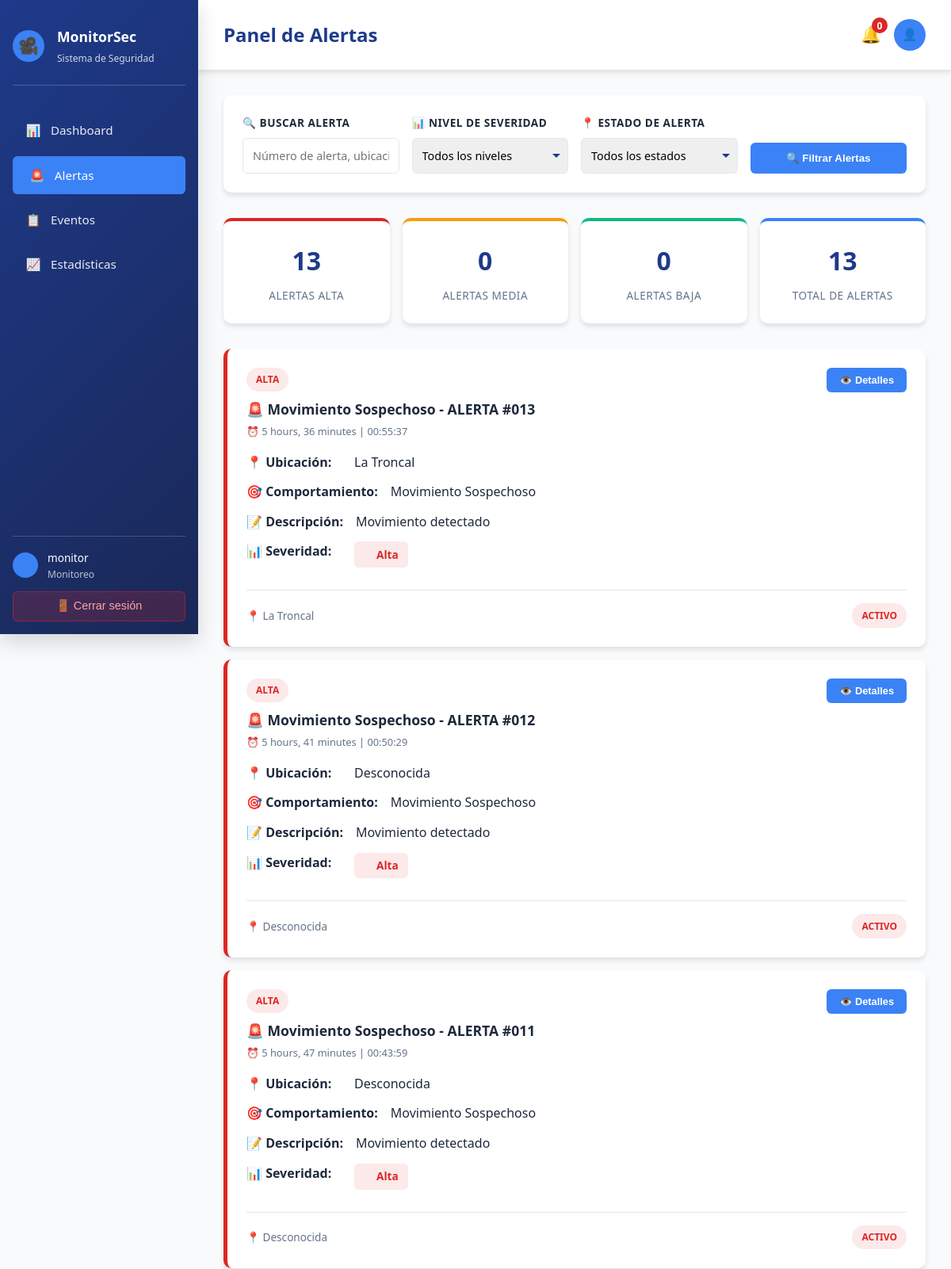
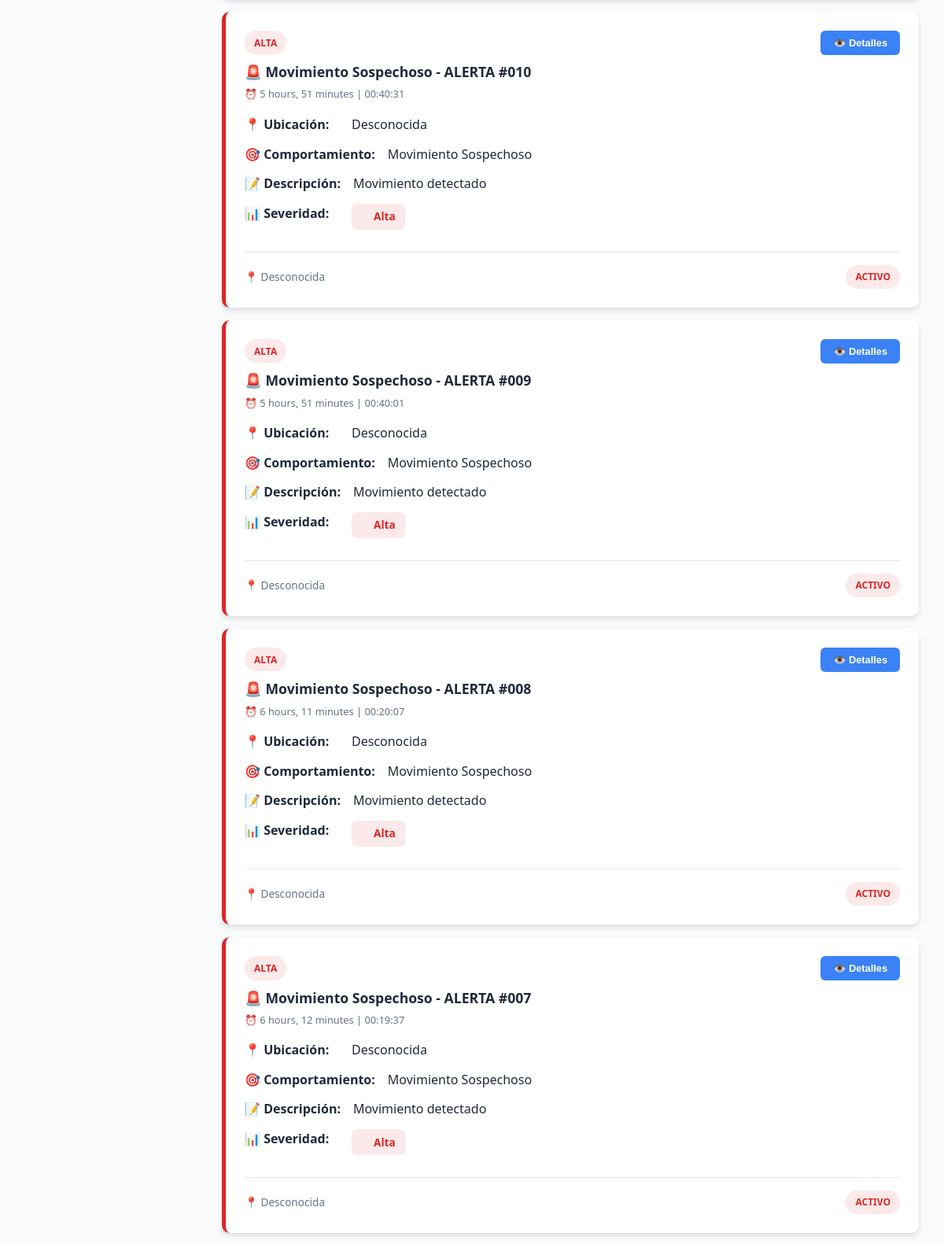
The page /alertas/ (signed in, upper part) on the database its author committed (2 pictures, top to bottom).
### monitoreo/models.py (models this page shows, shortened)
class Alertas(models.Model):
    ACTIVIDAD_ESTADO = [
        ("Pendiente", "Pendiente"),
        ("Activo", "Activo"),
    ]
    ACTIVIDAD_SEVERIDAD = [
        ("Alta", "Alta"),
        ("Media", "Media"),
        ("Baja", "Baja"),
    ]
    ubicacion = models.ForeignKey(Ubicacion, on_delete=models.CASCADE)
    comportamiento = models.CharField(max_length=50)
    severidad = models.CharField(
        max_length=10,
        choices=ACTIVIDAD_SEVERIDAD
    )
    hora = models.DateTimeField(auto_now_add=True)
    descripcion = models.TextField(blank=True)
    estado = models.CharField(
        max_length=10,
        choices=ACTIVIDAD_ESTADO,
        default="Pendiente"
    )

class Ubicacion(models.Model):
     latitud = models.FloatField()
     longitud = models.FloatField()
     fecha = models.DateTimeField(auto_now_add=True)
     ciudad = models.CharField(max_length=100, blank=True, null=True)

### monitoreo/views.py (the view)
# urls.py: path('alertas/', views.alertas, name='alertas'),
@login_required(login_url='monitoreo:login')
def alertas(request):
    alertas_queryset = Alertas.objects.all().order_by("-hora")
    severidad_filter = request.GET.get('severidad', '')
    estado_filter = request.GET.get('estado', '')
    if severidad_filter:
        alertas_queryset = alertas_queryset.filter(severidad=severidad_filter)
    if estado_filter:
        alertas_queryset = alertas_queryset.filter(estado=estado_filter)
    estadisticas = {
        'total': alertas_queryset.count(),
        'alta': alertas_queryset.filter(severidad='Alta').count(),
        'media': alertas_queryset.filter(severidad='Media').count(),
        'baja': alertas_queryset.filter(severidad='Baja').count(),
        'pendientes': alertas_queryset.filter(estado='Pendiente').count(),
        'activas': alertas_queryset.filter(estado='Activo').count(),
    }
    context = {
        'alerta': alertas_queryset,
        'estadisticas': estadisticas,
        'severidad_filter': severidad_filter,
        'estado_filter': estado_filter,
    }
    return render(request, 'monitoreo/alertas.html', context)

### monitoreo/templates/monitoreo/alertas.html (shortened to what this page needs)
{% extends "monitoreo/base.html" %}
{% block page_title %}Panel de Alertas{% endblock %}
{% block content %}
<div class="animate-fade">
    <form method="GET" action="{% url 'monitoreo:alertas' %}">
        <div class="alerts-toolbar">
            <div class="filter-group">
                <label class="filter-label">🔍 Buscar Alerta</label>
                <input
                    type="text"
                    class="form-input"
                    name="buscar"
                    placeholder="Número de alerta, ubicación..."
                    id="searchInput"
                    value="{{ request.GET.buscar }}"
                >
            </div>
            <div class="filter-group">
                <label class="filter-label">📊 Nivel de Severidad</label>
                <select class="form-select" id="severityFilter" name="severidad">
                    <option value="">Todos los niveles</option>
                </select>
            </div>
            <div class="filter-group">
                <label class="filter-label">📍 Estado de Alerta</label>
                <select class="form-select" id="statusFilter" name="estado">
                    <option value="">Todos los estados</option>
                </select>
            </div>
            <button type="submit" class="search-btn">
                🔍 Filtrar Alertas
            </button>
        </div>
    </form>
    <div class="alerts-summary">
        <div class="summary-card danger">
            <div class="summary-value">{{ estadisticas.alta|default:0 }}</div>
            <div class="summary-label">Alertas Alta</div>
        </div>
        <div class="summary-card warning">
            <div class="summary-value">{{ estadisticas.media|default:0 }}</div>
            <div class="summary-label">Alertas Media</div>
        </div>
        <div class="summary-card success">
            <div class="summary-value">{{ estadisticas.baja|default:0 }}</div>
            <div class="summary-label">Alertas Baja</div>
        </div>
        <div class="summary-card">
            <div class="summary-value">{{ estadisticas.total|default:0 }}</div>
            <div class="summary-label">Total de Alertas</div>
        </div>
    </div>
    <div class="alerts-container">
        <div class="alerts-list" id="alertsList">
            {% if alerta %}
                {% for alert in alerta %}
                <div class="alert-card" data-severidad="{{ alert.severidad }}" data-estado="{{ alert.estado }}">
                    <div class="alert-header">
                        <div class="alert-title-section">
                            <span class="alert-badge" data-severidad="{{ alert.severidad }}">{{ alert.severidad }}</span>
                            <div class="alert-title">
                                {% if alert.severidad == "Alta" %}🚨{% elif alert.severidad == "Media" %}⚠️{% else %}ℹ️{% endif %}
                                {{ alert.comportamiento }} - ALERTA #{{ alert.id|stringformat:"03d" }}
                            </div>
                            <div class="alert-time">⏰ {{ alert.hora|timesince }} | {{ alert.hora|date:"H:i:s" }}</div>
                        </div>
                        <div class="alert-actions">
                            <button class="action-btn primary" onclick="viewAlertDetails({{ alert.id }})">👁️ Detalles</button>
                        </div>
                    </div>
                    <div class="alert-content">
                        <div class="alert-detail">
                            <div class="alert-detail-label">📍 Ubicación:</div>
                            <div class="alert-detail-value">
                                {{ alert.ubicacion.ciudad }}
                            </div>
                        </div>
                        <div class="alert-detail">
                            <div class="alert-detail-label">🎯 Comportamiento:</div>
                            <div class="alert-detail-value">{{ alert.comportamiento }}</div>
                        </div>
                        {% if alert.descripcion %}
                        <div class="alert-detail">
                            <div class="alert-detail-label">📝 Descripción:</div>
                            <div class="alert-detail-value">{{ alert.descripcion }}</div>
                        </div>
                        {% endif %}
                        <div class="alert-detail">
                            <div class="alert-detail-label">📊 Severidad:</div>
                            <div class="alert-detail-value">
                                <span class="severity-indicator" data-severidad="{{ alert.severidad }}">
                                    <span class="severity-dot"></span>
                                    {{ alert.severidad }}
                                </span>
                            </div>
                        </div>
                    </div>
                    <div class="alert-footer">
                        <div class="alert-location">
                            📍 {{ alert.ubicacion.ciudad }}
                        </div>
                        <div class="alert-actions-footer">
                            <span class="status-badge" data-estado="{{ alert.estado }}">{{ alert.estado }}</span>
                        </div>
                    </div>
                </div>
                {% endfor %}
            {% else %}
                <div class="empty-state">
                    <div class="empty-icon">🎉</div>
                    <h2 class="empty-title">¡No hay alertas!</h2>
                    <p class="empty-description">No se encontraron alertas con los filtros seleccionados.</p>
                </div>
            {% endif %}
        </div>
    </div>
</div>
{% endblock %}

### monitoreo/templates/monitoreo/base.html (shortened to what this page needs)
<!DOCTYPE html>
<html lang="es">
<head>
</head>
<body>
    <div class="container">
        <aside class="sidebar">
            <div class="sidebar-header">
                <div class="sidebar-logo">🎥</div>
                <div>
                    <div class="sidebar-title">MonitorSec</div>
                    <div class="sidebar-subtitle">Sistema de Seguridad</div>
                </div>
            </div>
            <nav>
                <ul class="nav-menu">
                    <li class="nav-item">
                        <a href="{% url 'monitoreo:dashboard' %}" class="nav-link {% if 'dashboard' in request.resolver_match.url_name %}active{% endif %}">
                            <span class="nav-icon">📊</span>
                            <span>Dashboard</span>
                        </a>
                    </li>
                    <li class="nav-item">
                        <a href="{% url 'monitoreo:alertas' %}" class="nav-link {% if 'alertas' in request.resolver_match.url_name %}active{% endif %}">
                            <span class="nav-icon">🚨</span>
                            <span>Alertas</span>
                        </a>
                    </li>
                    <li class="nav-item">
                        <a href="{% url 'monitoreo:eventos' %}" class="nav-link {% if 'eventos' in request.resolver_match.url_name %}active{% endif %}">
                            <span class="nav-icon">📋</span>
                            <span>Eventos</span>
                        </a>
                    </li>
                    <li class="nav-item">
                        <a href="{% url 'monitoreo:estadisticas' %}" class="nav-link {% if 'estadisticas' in request.resolver_match.url_name %}active{% endif %}">
                            <span class="nav-icon">📈</span>
                            <span>Estadísticas</span>
                        </a>
                    </li>
                </ul>
            </nav>
            <div class="sidebar-footer">
                <div class="user-info">
                    <div class="user-avatar">{{ user.first_name|first|upper }}</div>
                    <div>
                        <div style="font-size: 0.85rem; font-weight: 500;">{{ user.get_full_name|default:user.username }}</div>
                        <div style="font-size: 0.75rem; opacity: 0.7;">{% if user.is_staff %}Administrador{% else %}Monitoreo{% endif %}</div>
                    </div>
                </div>
                <button class="logout-btn" onclick="handleLogout()">
                    🚪 Cerrar sesión
                </button>
            </div>
        </aside>
        <main class="main-content">
            <header class="header">
                <div class="header-title">{% block page_title %}Sistema de Monitoreo{% endblock %}</div>
                <div class="header-actions">
                    <div class="notification-bell" onclick="toggleNotifications()">
                        🔔
                        <span class="notification-badge" id="notification-count">0</span>
                    </div>
                    <button class="btn btn-icon btn-secondary" onclick="toggleUserMenu()">
                        👤
                    </button>
                </div>
            </header>
            <div class="page-content">
                {% block content %}{% endblock %}
            </div>
        </main>
    </div>
</body>
</html>

### monitoreo/templates/monitoreo/base.html (style rules this page uses)
* { margin: 0; padding: 0; box-sizing: border-box; }
:root { --primary-color: #1e3a8a; --secondary-color: #3b82f6; --danger-color: #dc2626; --warning-color: #f59e0b; --success-color: #10b981; --dark-bg: #0f172a; --light-bg: #f8fafc; --border-color: #e2e8f0; --text-dark: #1e293b; --text-light: #64748b; --shadow: 0 4px 6px rgba(0, 0, 0, 0.1); --shadow-lg: 0 10px 25px rgba(0, 0, 0, 0.15); }
html { font-size: 16px; }
body { font-family: 'Segoe UI', Tahoma, Geneva, Verdana, sans-serif; background-color: var(--light-bg); color: var(--text-dark); line-height: 1.6; }
.container { display: flex; min-height: 100vh; }
.sidebar { width: 250px; background: linear-gradient(135deg, var(--primary-color) 0%, #1a2857 100%); color: white; padding: 2rem 1rem; position: fixed; height: 100vh; overflow-y: auto; box-shadow: var(--shadow-lg); z-index: 1000; }
.sidebar-header { display: flex; align-items: center; margin-bottom: 2rem; padding-bottom: 1.5rem; border-bottom: 1px solid rgba(255, 255, 255, 0.2); }
.sidebar-logo { width: 40px; height: 40px; background: var(--secondary-color); border-radius: 50%; display: flex; align-items: center; justify-content: center; font-weight: bold; margin-right: 1rem; font-size: 1.3rem; }
.sidebar-title { font-size: 1.1rem; font-weight: 700; }
.sidebar-subtitle { font-size: 0.75rem; opacity: 0.8; margin-top: 0.25rem; }
.nav-menu { list-style: none; }
.nav-item { margin-bottom: 0.5rem; }
.nav-link { display: flex; align-items: center; padding: 0.75rem 1rem; color: rgba(255, 255, 255, 0.9); text-decoration: none; border-radius: 6px; transition: all 0.3s ease; font-size: 0.95rem; }
.nav-link:hover, .nav-link.active { background-color: var(--secondary-color); color: white; padding-left: 1.3rem; }
.nav-icon { width: 20px; height: 20px; margin-right: 0.75rem; display: inline-flex; align-items: center; justify-content: center; }
.sidebar-footer { position: absolute; bottom: 1rem; width: calc(250px - 2rem); padding-top: 1rem; border-top: 1px solid rgba(255, 255, 255, 0.2); }
.user-info { display: flex; align-items: center; margin-bottom: 0.75rem; font-size: 0.9rem; }
.user-avatar { width: 32px; height: 32px; background: var(--secondary-color); border-radius: 50%; display: flex; align-items: center; justify-content: center; margin-right: 0.75rem; font-weight: bold; }
.logout-btn { width: 100%; padding: 0.6rem; background: rgba(220, 38, 38, 0.2); color: #fca5a5; border: 1px solid rgba(220, 38, 38, 0.5); border-radius: 6px; cursor: pointer; transition: all 0.3s ease; font-size: 0.9rem; font-weight: 500; }
.main-content { margin-left: 250px; flex: 1; overflow-y: auto; }
.header { background: white; padding: 1.5rem 2rem; box-shadow: var(--shadow); display: flex; justify-content: space-between; align-items: center; position: sticky; top: 0; z-index: 100; }
.header-title { font-size: 1.5rem; font-weight: 700; color: var(--primary-color); }
.header-actions { display: flex; gap: 1rem; align-items: center; }
.notification-bell { position: relative; cursor: pointer; font-size: 1.3rem; }
.notification-badge { position: absolute; top: -5px; right: -8px; background: var(--danger-color); color: white; border-radius: 50%; width: 20px; height: 20px; display: flex; align-items: center; justify-content: center; font-size: 0.75rem; font-weight: bold; }
.page-content { padding: 2rem; max-width: 1600px; margin: 0 auto; }
.btn { padding: 0.75rem 1.5rem; border: none; border-radius: 6px; cursor: pointer; font-weight: 500; font-size: 0.95rem; transition: all 0.3s ease; display: inline-flex; align-items: center; gap: 0.5rem; text-decoration: none; }
.btn-secondary { background: var(--secondary-color); color: white; }
.btn-icon { padding: 0.75rem; width: 40px; height: 40px; border-radius: 50%; display: flex; align-items: center; justify-content: center; }
.alert-content { flex: 1; }
.alert-title { font-weight: 600; margin-bottom: 0.25rem; }
.form-input, .form-select, .form-textarea { width: 100%; padding: 0.75rem; border: 1px solid var(--border-color); border-radius: 6px; font-family: inherit; font-size: 0.95rem; transition: all 0.3s ease; }
.animate-fade { animation: fadeIn 0.3s ease; }

### rows shown on the page
Alertas: severidad "ALTA", comportamiento "Movimiento Sospechoso", id "013", hora "5 hours, 36 minutes", hora "00:55:37", ubicacion.ciudad "La Troncal", descripcion "Movimiento detectado", severidad "Alta", estado "ACTIVO"
Alertas: severidad "ALTA", comportamiento "Movimiento Sospechoso", id "012", hora "5 hours, 41 minutes", hora "00:50:29", ubicacion.ciudad "Desconocida", descripcion "Movimiento detectado", severidad "Alta", estado "ACTIVO"
Alertas: severidad "ALTA", comportamiento "Movimiento Sospechoso", id "011", hora "5 hours, 47 minutes", hora "00:43:59", ubicacion.ciudad "Desconocida", descripcion "Movimiento detectado", severidad "Alta", estado "ACTIVO"
Alertas: severidad "ALTA", comportamiento "Movimiento Sospechoso", id "010", hora "5 hours, 51 minutes", hora "00:40:31", ubicacion.ciudad "Desconocida", descripcion "Movimiento detectado", severidad "Alta", estado "ACTIVO"
Alertas: severidad "ALTA", comportamiento "Movimiento Sospechoso", id "009", hora "5 hours, 51 minutes", hora "00:40:01", ubicacion.ciudad "Desconocida", descripcion "Movimiento detectado", severidad "Alta", estado "ACTIVO"
Alertas: severidad "ALTA", comportamiento "Movimiento Sospechoso", id "008", hora "6 hours, 11 minutes", hora "00:20:07", ubicacion.ciudad "Desconocida", descripcion "Movimiento detectado", severidad "Alta", estado "ACTIVO"
Alertas: severidad "ALTA", comportamiento "Movimiento Sospechoso", id "007", hora "6 hours, 12 minutes", hora "00:19:37", ubicacion.ciudad "Desconocida", descripcion "Movimiento detectado", severidad "Alta", estado "ACTIVO"

### other values the page prints
{{ user.get_full_name|default:user.username }} "monitor"
{{ estadisticas.alta|default:0 }} "13"
{{ estadisticas.media|default:0 }} "0"
{{ estadisticas.baja|default:0 }} "0"
{{ estadisticas.total|default:0 }} "13"
